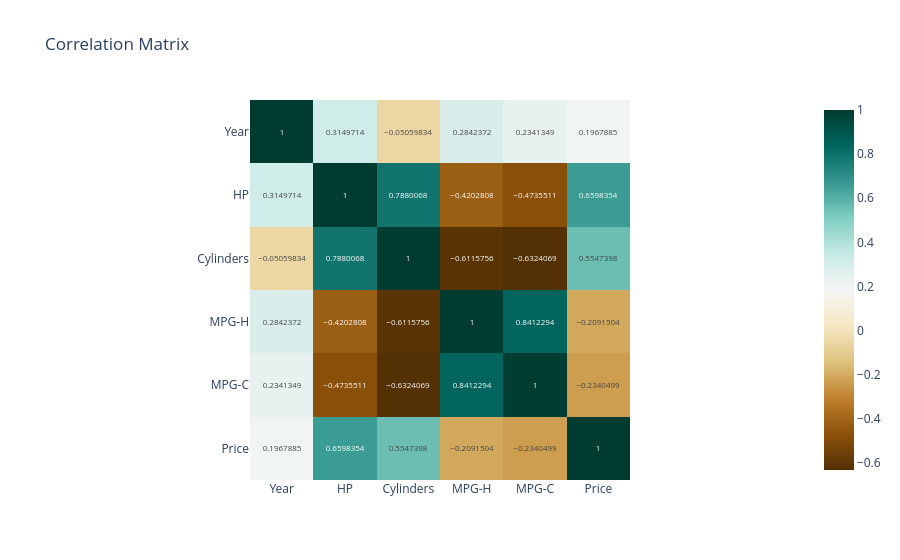

Here is the notebook cell this chart was saved with:
### Code cell
figure_3 = px.imshow(C, 
                     text_auto = True, 
                     color_continuous_scale = "BrBG",
                     title = "Correlation Matrix")
figure_3.show()
print(C)

### Figure 1 — Plotly figure (JSON) as saved in the notebook; plotly's stock layout.template omitted (floating-point values rounded to 4 significant figures)
{"data": [{"coloraxis": "coloraxis", "hovertemplate": "x: %{x}<br>y: %{y}<br>color: %{z}<extra></extra>", "name": "0", "texttemplate": "%{z}", "type": "heatmap", "x": ["Year", "HP", "Cylinders", "MPG-H", "MPG-C", "Price"], "xaxis": "x", "y": ["Year", "HP", "Cylinders", "MPG-H", "MPG-C", "Price"], "yaxis": "y", "z": [[1, 0.315, -0.0506, 0.2842, 0.2341, 0.1968], [0.315, 1, 0.788, -0.4203, -0.4736, 0.6598], [-0.0506, 0.788, 1, -0.6116, -0.6324, 0.5547], [0.2842, -0.4203, -0.6116, 1, 0.8412, -0.2092], [0.2341, -0.4736, -0.6324, 0.8412, 1, -0.234], [0.1968, 0.6598, 0.5547, -0.2092, -0.234, 1]]}], "layout": {"coloraxis": {"colorscale": [[0, "rgb(84,48,5)"], [0.1, "rgb(140,81,10)"], [0.2, "rgb(191,129,45)"], [0.3, "rgb(223,194,125)"], [0.4, "rgb(246,232,195)"], [0.5, "rgb(245,245,245)"], [0.6, "rgb(199,234,229)"], [0.7, "rgb(128,205,193)"], [0.8, "rgb(53,151,143)"], [0.9, "rgb(1,102,94)"], [1, "rgb(0,60,48)"]]}, "title": {"text": "Correlation Matrix"}, "xaxis": {"anchor": "y", "constrain": "domain", "domain": [0, 1], "scaleanchor": "y"}, "yaxis": {"anchor": "x", "autorange": "reversed", "constrain": "domain", "domain": [0, 1]}}}
